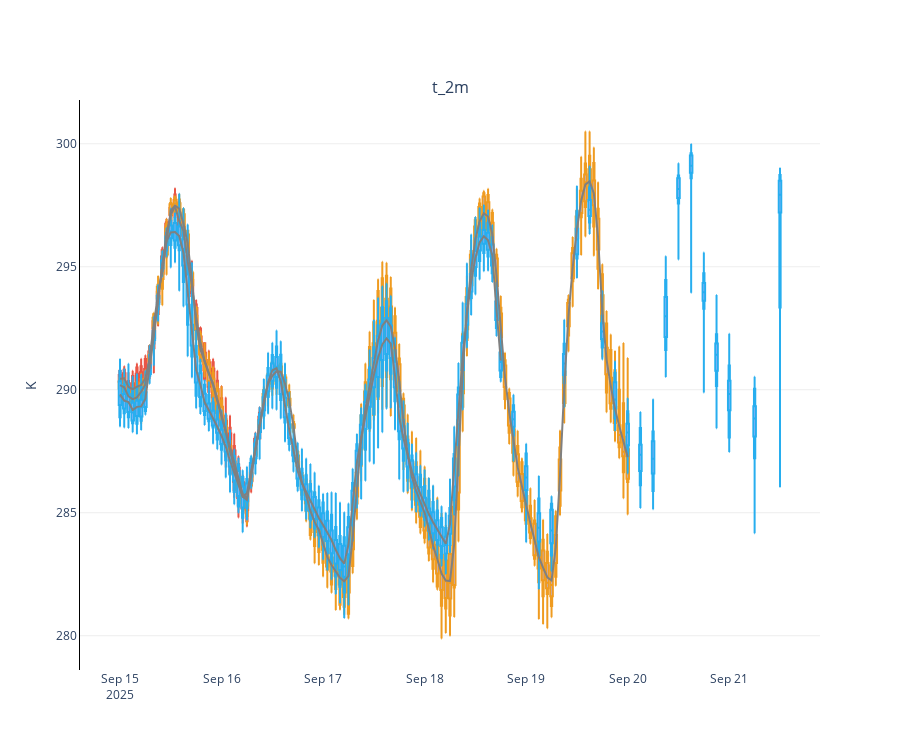

Notebook code cell kept with this figure:
### Markdown cell above
**Plotting ensemble members of time series**

### Code cell
from earthkit.plots.interactive import Chart

TIME_FREQUENCY = "1h"
QUANTILES = [0, 0.1, 0.25, 0.5, 0.75, 0.9, 1]

chart = Chart()
chart.box(ds_ch1, quantiles=QUANTILES, line_color="#ea5545")
chart.line(ds_ch1, aggregation="mean", line_color="grey", time_frequency=TIME_FREQUENCY)
chart.box(ds_ch2, quantiles=QUANTILES, line_color="#ef9b20")
chart.line(ds_ch2, aggregation="mean", line_color="grey", time_frequency=TIME_FREQUENCY)
chart.box(ds_ifs, quantiles=QUANTILES, line_color="#27aeef")
chart.line(ds_ifs, aggregation="mean", line_color="grey", time_frequency=TIME_FREQUENCY)

chart.show()
